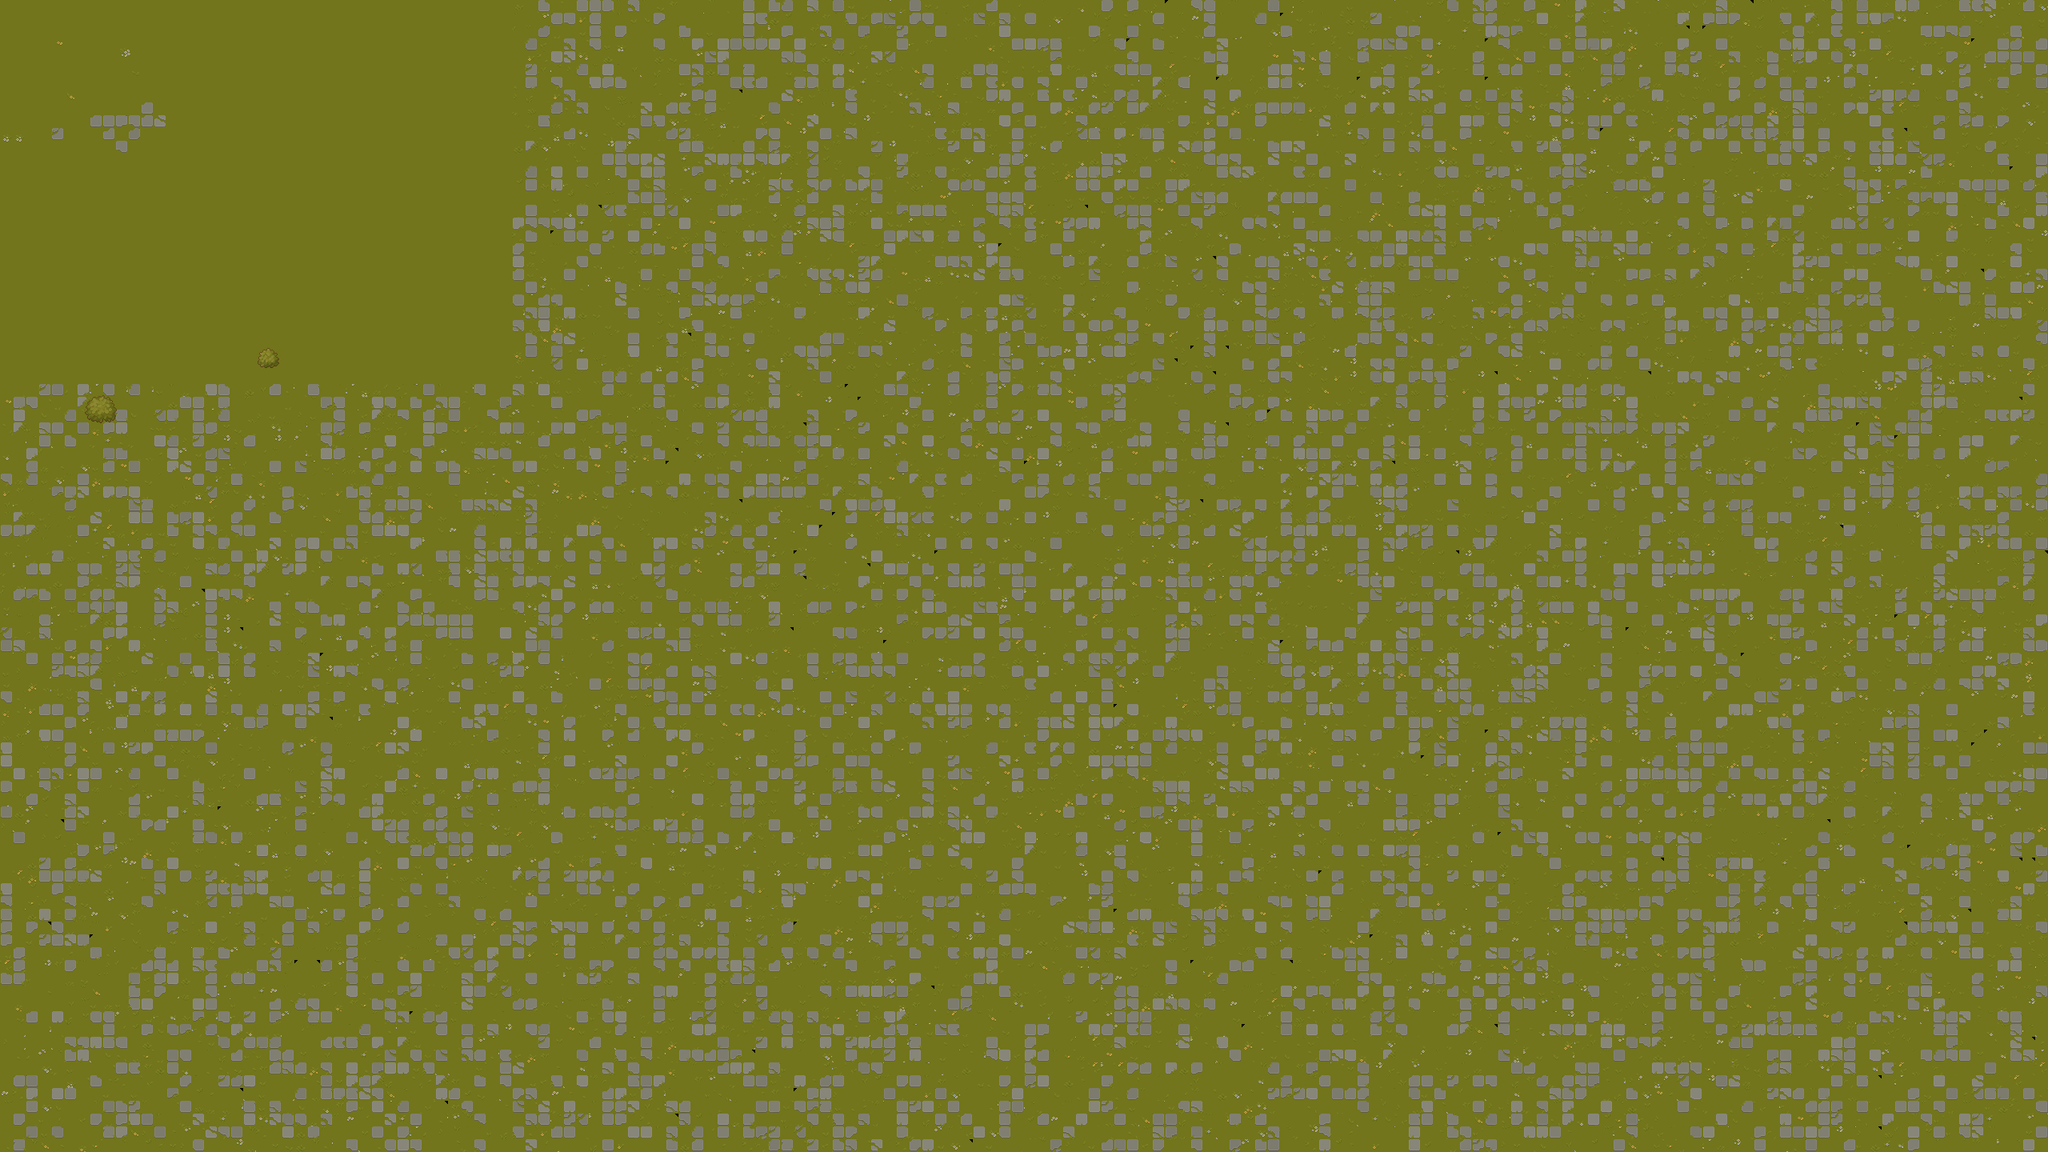

The image is a tile-based game level rendered from a .tmx file. Its description and source (layers, tilesets, objects; grid data summarised) follow:
An orthogonal 160x90 tile map with 16x16 px tiles, 2 tile layers (Tile Layer 1, Tile Layer 2), 2 tilesets and 4 objects (2x Bushes, Player).

<map version="1.10" tiledversion="1.10.2" orientation="orthogonal" renderorder="right-down" width="160" height="90" tilewidth="16" tileheight="16" infinite="0" nextlayerid="5" nextobjectid="16">
 <tileset firstgid="1" source="grass.tsx" />
 <tileset firstgid="257" source="plant.tsx" />
 <layer id="1" name="Tile Layer 1" width="160" height="90">
  <data>[14400 cells, 14400 non-empty, 256 distinct tile ids]</data>
 </layer>
 <layer id="3" name="Tile Layer 2" width="160" height="90">
  <data>[14400 cells, 20 non-empty, 20 distinct tile ids]</data>
 </layer>
 <objectgroup id="4" name="Collisions" class="Bushes">
  <object id="11" name="Collisions" type="Bushes" x="112" y="512" width="32" height="16" />
  <object id="12" name="Collisions" type="Bushes" x="320" y="432" width="32" height="32" />
 </objectgroup>
 <objectgroup id="2" name="SpawnPoints">
  <object id="5" name="Player" type="Player" x="208" y="478.5" width="32" height="48" />
  <object id="6" x="286" y="626.667" width="0.666667" />
 </objectgroup>
</map>
